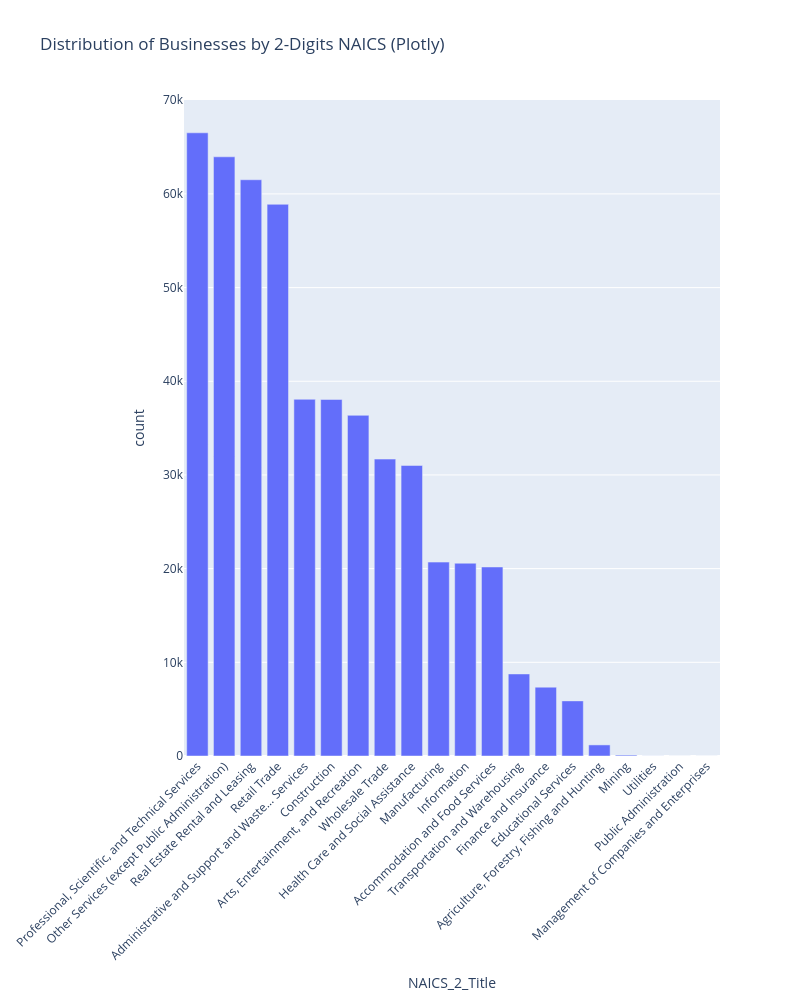

The notebook cell this image was saved under:
### Code cell
# df_cleaned

# Count the number of rows (businesses) for each sector title
sector_counts = df_cleaned['NAICS_2_Title'].value_counts().reset_index()
sector_counts.columns = ['NAICS_2_Title', 'count']

# -------------------------------
# Plotting with Seaborn
# -------------------------------
plt.figure(figsize=(12, 10))
sns.barplot(data=sector_counts, x='NAICS_2_Title', y='count')
plt.xticks(rotation=45, ha='right')
plt.xlabel('Sector Title')
plt.ylabel('Count')
plt.title('Distribution of Businesses by 2-Digits NAICS (Seaborn)')
plt.tight_layout()
plt.show()

# -------------------------------
# Plotting with Plotly
# -------------------------------
fig = px.bar(sector_counts, x='NAICS_2_Title', y='count', title='Distribution of Businesses by 2-Digits NAICS (Plotly)')
fig.update_layout(xaxis_tickangle=-45, width=800, height=1000)
fig.show()

### Figure 1 — Plotly figure (JSON) as saved in the notebook; plotly's stock layout.template omitted (floating-point values rounded to 4 significant figures)
{"data": [{"hovertemplate": "NAICS_2_Title=%{x}<br>count=%{y}<extra></extra>", "legendgroup": "", "marker": {"color": "#636efa", "pattern": {"shape": ""}}, "name": "", "orientation": "v", "showlegend": false, "textposition": "auto", "type": "bar", "x": ["Professional, Scientific, and Technical Services", "Other Services (except Public Administration)", "Real Estate Rental and Leasing", "Retail Trade", "Administrative and Support and Waste… Services", "Construction", "Arts, Entertainment, and Recreation", "Wholesale Trade", "Health Care and Social Assistance", "Manufacturing", "Information", "Accommodation and Food Services", "Transportation and Warehousing", "Finance and Insurance", "Educational Services", "Agriculture, Forestry, Fishing and Hunting", "Mining", "Utilities", "Public Administration", "Management of Companies and Enterprises"], "xaxis": "x", "y": [66525, 63963, 61513, 58893, 38077, 38060, 36365, 31694, 31014, 20698, 20579, 20178, 8760, 7347, 5884, 1184, 95, 6, 2, 1], "yaxis": "y"}], "layout": {"barmode": "relative", "height": 1000, "legend": {"tracegroupgap": 0}, "title": {"text": "Distribution of Businesses by 2-Digits NAICS (Plotly)"}, "width": 800, "xaxis": {"anchor": "y", "domain": [0, 1], "tickangle": -45, "title": {"text": "NAICS_2_Title"}}, "yaxis": {"anchor": "x", "domain": [0, 1], "title": {"text": "count"}}}}
